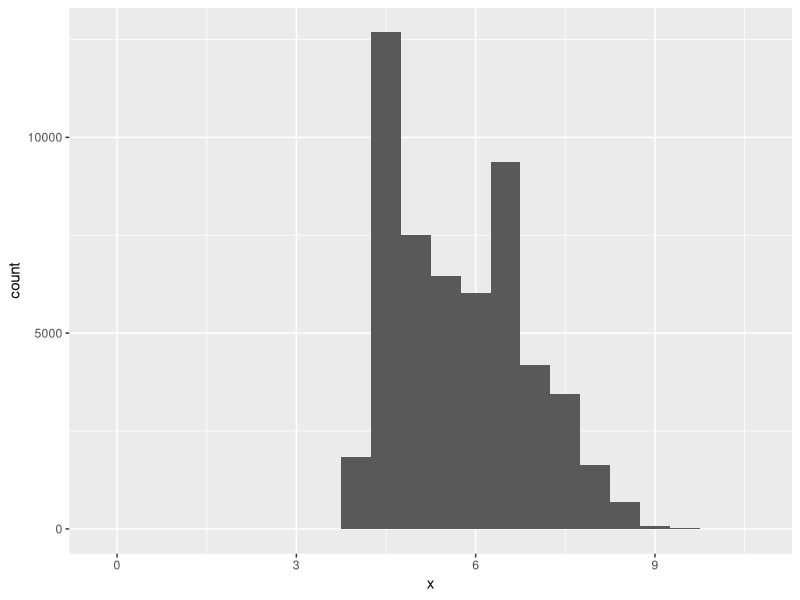
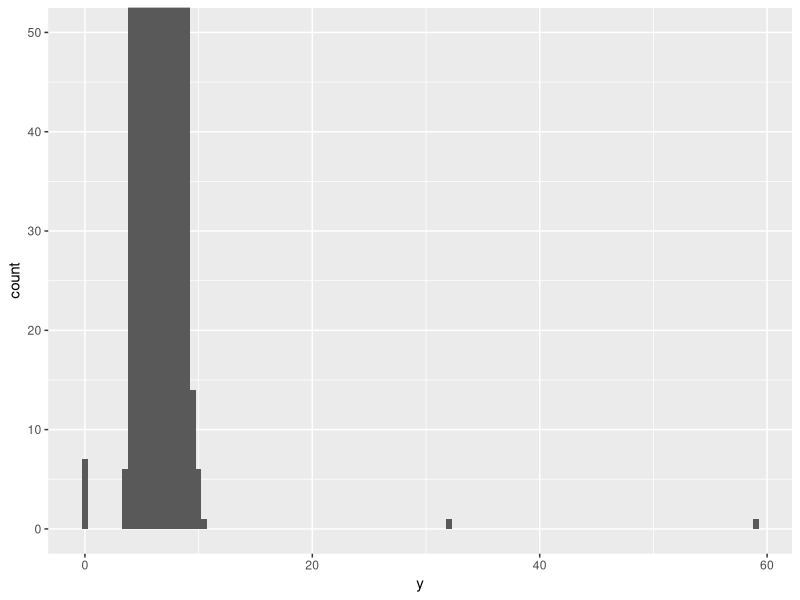
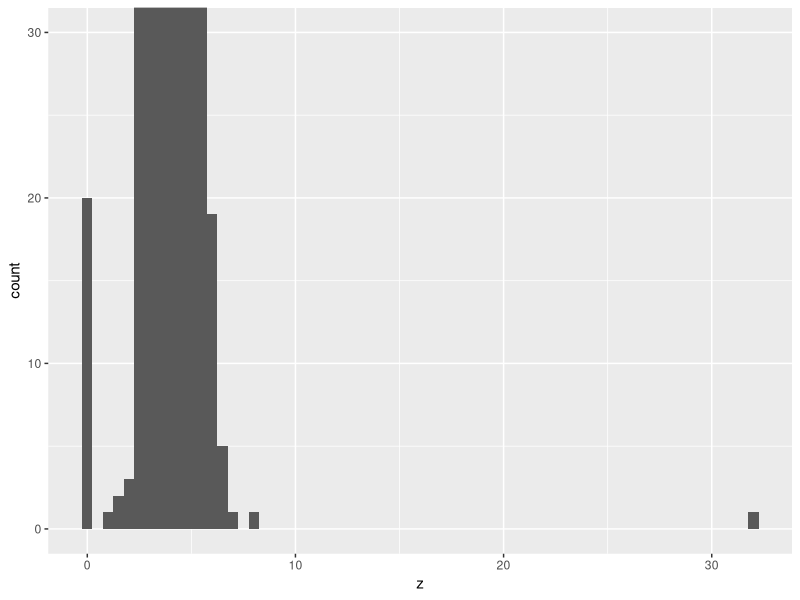
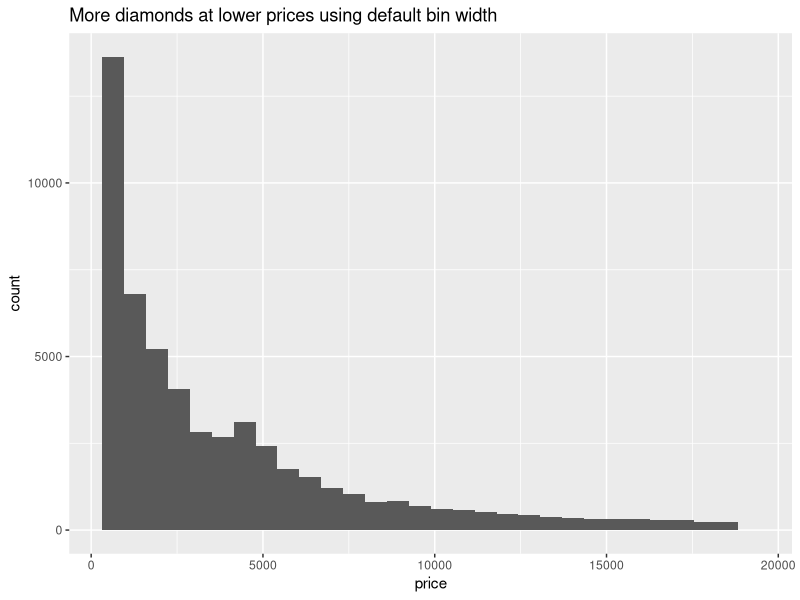
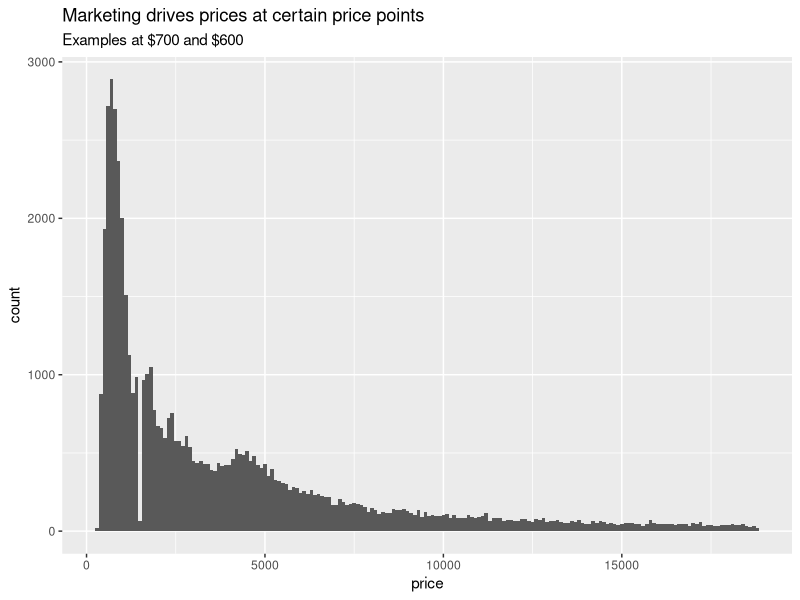
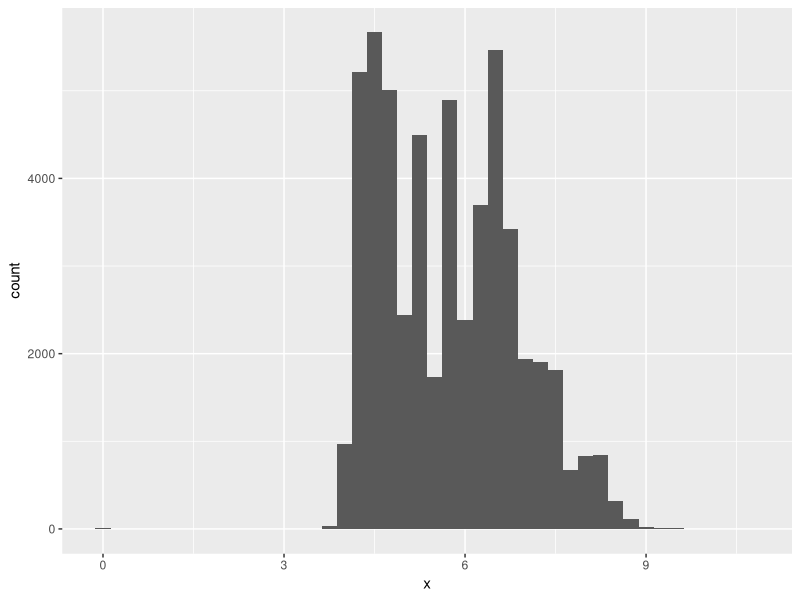
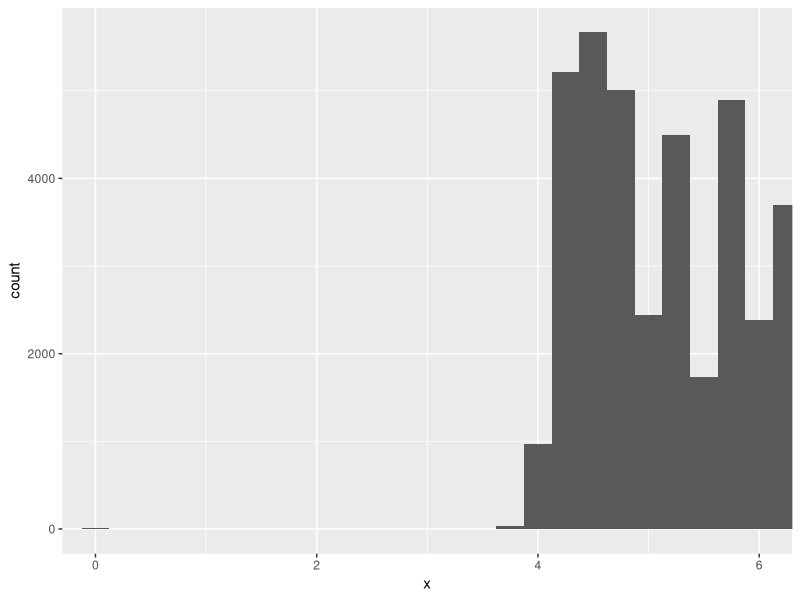
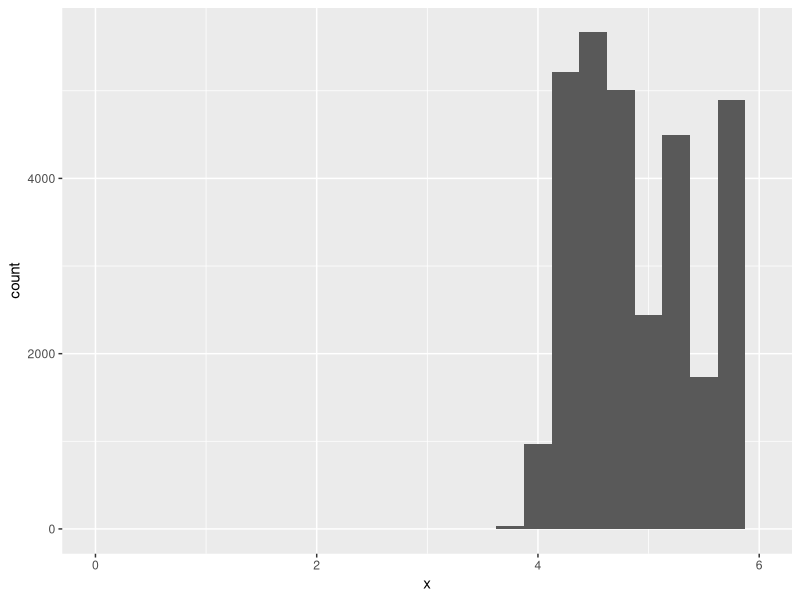

Write R code to recreate these figures, in order.
## ---- chunk 1
knitr::opts_chunk$set(echo = TRUE)

# load library
library(tidyverse)

## ---- chunk 2

ggplot(diamonds, mapping = aes(x = x)) +
  geom_histogram(binwidth = 0.5)
## ---- chunk 3
ggplot(diamonds) + 
  geom_histogram(mapping = aes(x = y), binwidth = 0.5) +
  coord_cartesian(ylim = c(0, 50))
## ---- chunk 4
ggplot(diamonds) + 
  geom_histogram(mapping = aes(x = z), binwidth = 0.5) +
  coord_cartesian(ylim = c(0, 30))
## ---- chunk 5

# default bin witdth
ggplot(diamonds, aes(x = price)) +
  geom_histogram() +
  ggtitle("More diamonds at lower prices using default bin width")

diamonds %>% 
  count(cut_width(price, 100)) %>%
  arrange(desc(n))

# change bin width
ggplot(diamonds, aes(x = price)) +
  geom_histogram(binwidth = 100) +
  ggtitle("Marketing drives prices at certain price points",
          subtitle = "Examples at $700 and $600")

## ---- chunk 6

diammonds99 <- diamonds %>%
  filter(carat == 0.99 | carat == 1) %>%
  count(carat)
  
## ---- chunk 7

# basic histogram
ggplot(diamonds, aes(x = x)) +
  geom_histogram(binwidth = 0.25) 

# coord_cartesian wit xlim
ggplot(diamonds, aes(x = x)) +
  geom_histogram(binwidth = 0.25) +
  coord_cartesian(xlim = c(0, 6))

# xlim by itself
ggplot(diamonds, aes(x = x)) +
  geom_histogram(binwidth = 0.25) +
  xlim(0, 6)

## ---- chunk 8

diamonds2 <- diamonds %>% 
  mutate(y = ifelse(y < 3 | y > 20, NA, y))

ggplot(diamonds2, aes(x = y)) +
  geom_histogram(binwidth = 0.25) +
  ggtitle("Warning given that rows have non-finite values in stat_bin")

ggplot(diamonds2, aes(x = y)) +
  geom_bar() +
  ggtitle("Warning given that rows have non-finite values in stat_count")
  

